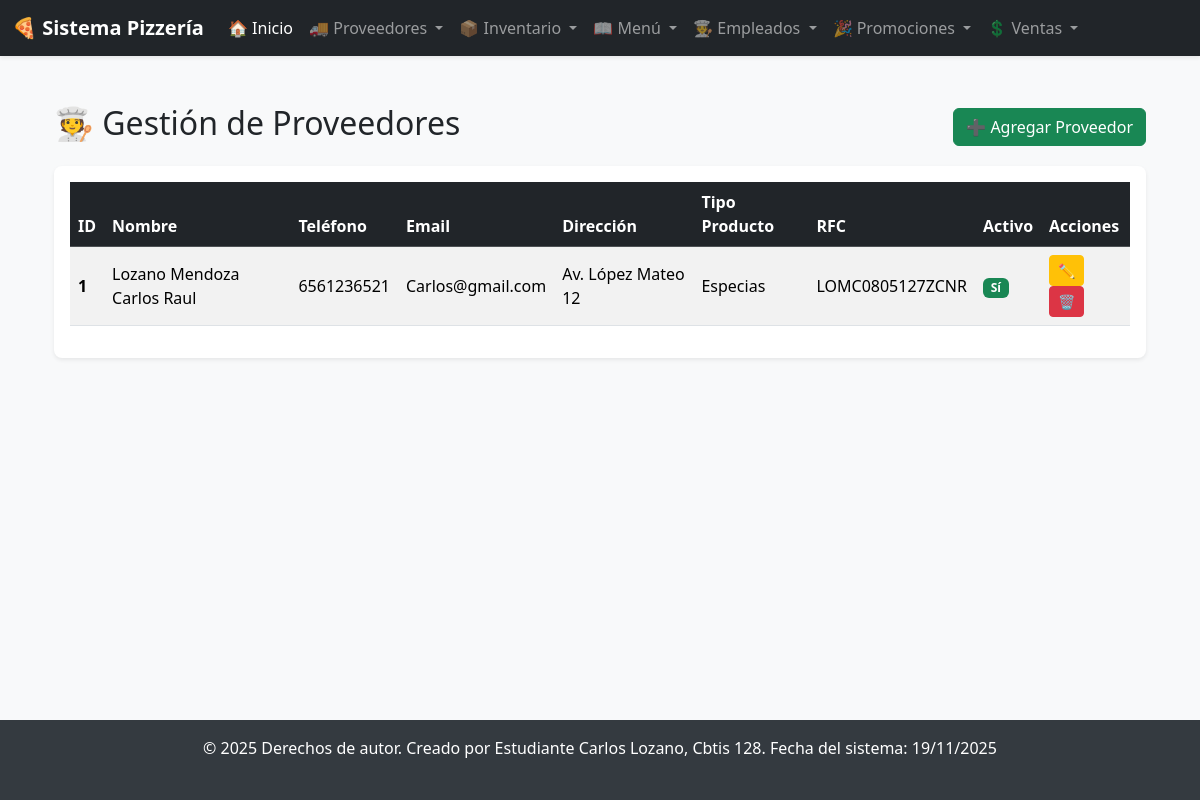
/proveedores/, run on an earlier commit of the app's database.
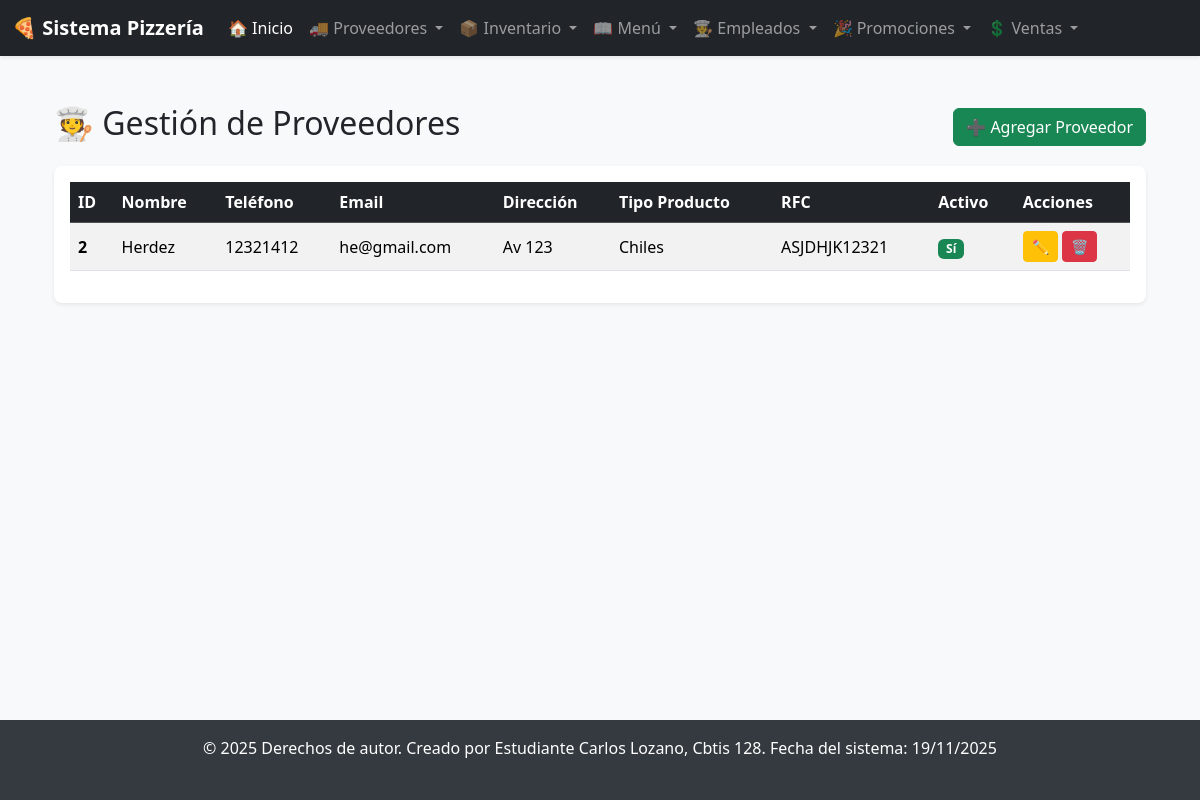
And on a later commit of the database.
### app_Pizzeria/models.py (models this page shows, shortened)
class Proveedores(models.Model):
    nombre_proveedor = models.CharField(max_length=100, unique=True)
    telefono_contacto = models.CharField(max_length=15, blank=True, null=True)
    email_contacto = models.EmailField(max_length=100, blank=True, null=True)
    direccion = models.CharField(max_length=255, blank=True, null=True)
    tipo_producto = models.CharField(max_length=100, blank=True, null=True)
    rfc = models.CharField(max_length=20, blank=True, null=True, unique=True, help_text="RFC del proveedor (único)")
    fecha_registro = models.DateField(auto_now_add=True)
    activo = models.BooleanField(default=True)

### app_Pizzeria/views.py (the view)
# urls.py: path('proveedores/', views.ver_proveedores, name='ver_proveedores'),
def ver_proveedores(request):
    proveedores = Proveedores.objects.all()
    return render(request, 'proveedores/ver_proveedores.html', {'proveedores': proveedores})

### app_Pizzeria/templates/proveedores/ver_proveedores.html (shortened to what this page needs)
{% extends 'base.html' %}
{% block content %}
<div class="container-fluid mt-4">
    <div class="d-flex justify-content-between align-items-center mb-3">
        <h2>🧑‍🍳 Gestión de Proveedores</h2>
        <a href="{% url 'agregar_proveedor' %}" class="btn btn-success">
            ➕ Agregar Proveedor
        </a>
    </div>
    <div class="card shadow-sm border-0 rounded-3">
        <div class="card-body">
            <div class="table-responsive">
                <table class="table table-striped table-hover align-middle">
                    <thead class="table-dark">
                        <tr>
                            <th scope="col">ID</th>
                            <th scope="col">Nombre</th>
                            <th scope="col">Teléfono</th>
                            <th scope="col">Email</th>
                            <th scope="col">Dirección</th>
                            <th scope="col">Tipo Producto</th>
                            <th scope="col">RFC</th>
                            <th scope="col">Activo</th>
                            <th scope="col">Acciones</th>
                        </tr>
                    </thead>
                    <tbody>
                        {% for p in proveedores %}
                        <tr>
                            <th scope="row">{{ p.id }}</th>
                            <td>{{ p.nombre_proveedor }}</td>
                            <td>{{ p.telefono_contacto|default_if_none:"N/A" }}</td>
                            <td>{{ p.email_contacto|default_if_none:"N/A" }}</td>
                            <td>{{ p.direccion|default_if_none:"N/A" }}</td>
                            <td>{{ p.tipo_producto|default_if_none:"N/A" }}</td>
                            <td>{{ p.rfc|default_if_none:"N/A" }}</td>
                            <td>
                                {% if p.activo %}
                                    <span class="badge bg-success">Sí</span>
                                {% else %}
                                    <span class="badge bg-danger">No</span>
                                {% endif %}
                            </td>
                            <td>
                                <a href="{% url 'actualizar_proveedor' p.id %}" class="btn btn-warning btn-sm" title="Editar">
                                    ✏️
                                </a>
                                <a href="{% url 'borrar_proveedor' p.id %}" class="btn btn-danger btn-sm" title="Borrar">
                                    🗑️
                                </a>
                            </td>
                        </tr>
                        {% empty %}
                        <tr>
                            <td colspan="9" class="text-center">No hay proveedores registrados.</td>
                        </tr>
                        {% endfor %}
                    </tbody>
                </table>
            </div>
        </div>
    </div>
</div>
{% endblock %}

What changed in the data, as far as the page shows it:
removed Proveedores: id "1", nombre_proveedor "Lozano Mendoza Carlos Raul", telefono_contacto "6561236521", email_contacto "Carlos@gmail.com", direccion "Av. López Mateo 12", tipo_producto "Especias", rfc "LOMC0805127ZCNR", activo "Sí"
added Proveedores: id "2", nombre_proveedor "Herdez", telefono_contacto "12321412", email_contacto "he@gmail.com", direccion "Av 123", tipo_producto "Chiles", rfc "ASJDHJK12321", activo "Sí"
